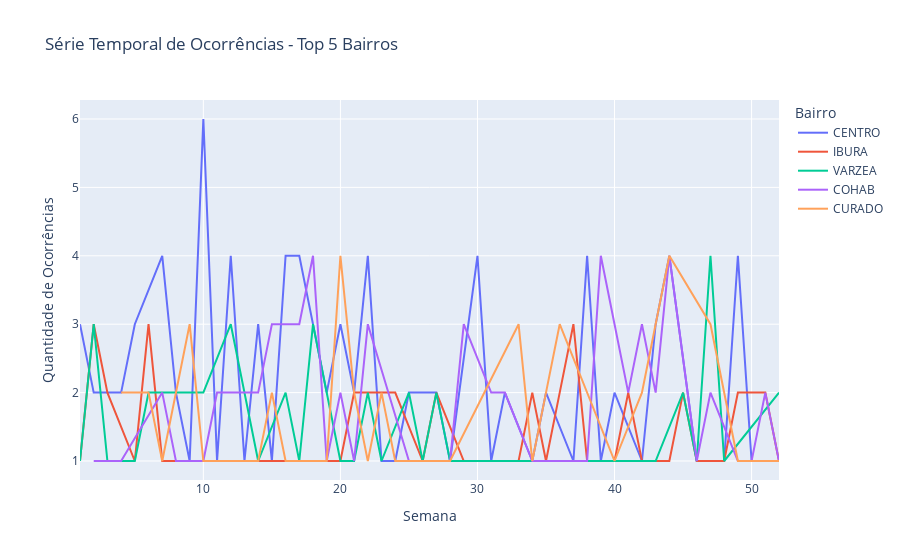

Notebook code for this chart:
### Code cell
# Identificar os 5 bairros com mais ocorrências
top_5_bairros = df1.groupby("neighborhood")["occurrence"].sum().sort_values(ascending=False).head(5).index.tolist()

# Filtrar dados apenas dos top 5 bairros
df_top5 = df1[df1["neighborhood"].isin(top_5_bairros)]

# Agrupar por semana e bairro
agrupado_serie = df_top5.groupby(["week", "neighborhood"])["occurrence"].sum().reset_index()

# Criar gráfico de série temporal
fig = px.line(agrupado_serie, 
              x='week', 
              y='occurrence', 
              color='neighborhood',
              title='Série Temporal de Ocorrências - Top 5 Bairros',
              labels={'week': 'Semana', 'occurrence': 'Quantidade de Ocorrências', 'neighborhood': 'Bairro'})
fig.show()

### Figure 1 — Plotly figure (JSON) as saved in the notebook; plotly's stock layout.template omitted (floating-point values rounded to 4 significant figures)
{"data": [{"hovertemplate": "Bairro=CENTRO<br>Semana=%{x}<br>Quantidade de Ocorrências=%{y}<extra></extra>", "legendgroup": "CENTRO", "line": {"color": "#636efa", "dash": "solid"}, "marker": {"symbol": "circle"}, "mode": "lines", "name": "CENTRO", "orientation": "v", "showlegend": true, "type": "scatter", "x": [1, 2, 4, 5, 7, 8, 9, 10, 11, 12, 13, 14, 15, 16, 17, 18, 19, 20, 21, 22, 23, 24, 25, 27, 28, 30, 31, 32, 34, 35, 37, 38, 39, 40, 42, 43, 44, 46, 47, 48, 49, 50], "xaxis": "x", "y": [3, 2, 2, 3, 4, 2, 1, 6, 1, 4, 1, 3, 1, 4, 4, 3, 2, 3, 2, 4, 1, 1, 2, 2, 1, 4, 1, 2, 1, 2, 1, 4, 1, 2, 1, 3, 4, 1, 1, 1, 4, 1], "yaxis": "y"}, {"hovertemplate": "Bairro=IBURA<br>Semana=%{x}<br>Quantidade de Ocorrências=%{y}<extra></extra>", "legendgroup": "IBURA", "line": {"color": "#EF553B", "dash": "solid"}, "marker": {"symbol": "circle"}, "mode": "lines", "name": "IBURA", "orientation": "v", "showlegend": true, "type": "scatter", "x": [1, 2, 3, 5, 6, 7, 8, 10, 13, 15, 16, 17, 18, 20, 21, 22, 24, 26, 27, 29, 30, 32, 33, 34, 35, 36, 37, 38, 40, 41, 42, 44, 45, 46, 48, 49, 51, 52], "xaxis": "x", "y": [1, 3, 2, 1, 3, 1, 1, 1, 1, 1, 1, 1, 1, 1, 2, 2, 2, 1, 2, 1, 1, 1, 1, 2, 1, 2, 3, 1, 1, 2, 1, 1, 2, 1, 1, 2, 2, 1], "yaxis": "y"}, {"hovertemplate": "Bairro=VARZEA<br>Semana=%{x}<br>Quantidade de Ocorrências=%{y}<extra></extra>", "legendgroup": "VARZEA", "line": {"color": "#00cc96", "dash": "solid"}, "marker": {"symbol": "circle"}, "mode": "lines", "name": "VARZEA", "orientation": "v", "showlegend": true, "type": "scatter", "x": [1, 2, 3, 4, 5, 6, 7, 10, 12, 14, 16, 17, 18, 19, 20, 21, 22, 23, 25, 26, 27, 28, 29, 30, 35, 36, 38, 40, 42, 43, 45, 46, 47, 48, 52], "xaxis": "x", "y": [1, 3, 1, 1, 1, 2, 2, 2, 3, 1, 2, 1, 3, 2, 1, 1, 2, 1, 2, 1, 2, 1, 1, 1, 1, 1, 1, 1, 1, 1, 2, 1, 4, 1, 2], "yaxis": "y"}, {"hovertemplate": "Bairro=COHAB<br>Semana=%{x}<br>Quantidade de Ocorrências=%{y}<extra></extra>", "legendgroup": "COHAB", "line": {"color": "#ab63fa", "dash": "solid"}, "marker": {"symbol": "circle"}, "mode": "lines", "name": "COHAB", "orientation": "v", "showlegend": true, "type": "scatter", "x": [2, 3, 4, 7, 8, 10, 11, 14, 15, 17, 18, 19, 20, 21, 22, 25, 26, 28, 29, 31, 32, 34, 38, 39, 40, 41, 42, 43, 44, 46, 47, 49, 50, 51, 52], "xaxis": "x", "y": [1, 1, 1, 2, 1, 1, 2, 2, 3, 3, 4, 1, 2, 1, 3, 1, 1, 1, 3, 2, 2, 1, 1, 4, 3, 2, 3, 2, 4, 1, 2, 1, 1, 2, 1], "yaxis": "y"}, {"hovertemplate": "Bairro=CURADO<br>Semana=%{x}<br>Quantidade de Ocorrências=%{y}<extra></extra>", "legendgroup": "CURADO", "line": {"color": "#FFA15A", "dash": "solid"}, "marker": {"symbol": "circle"}, "mode": "lines", "name": "CURADO", "orientation": "v", "showlegend": true, "type": "scatter", "x": [4, 5, 6, 7, 8, 9, 10, 14, 15, 16, 18, 19, 20, 21, 22, 23, 24, 25, 27, 28, 33, 34, 35, 36, 40, 42, 44, 47, 49, 52], "xaxis": "x", "y": [2, 2, 2, 1, 2, 3, 1, 1, 2, 1, 1, 1, 4, 2, 1, 2, 1, 1, 1, 1, 3, 1, 2, 3, 1, 2, 4, 3, 1, 1], "yaxis": "y"}], "layout": {"legend": {"title": {"text": "Bairro"}, "tracegroupgap": 0}, "title": {"text": "Série Temporal de Ocorrências - Top 5 Bairros"}, "xaxis": {"anchor": "y", "domain": [0, 1], "title": {"text": "Semana"}}, "yaxis": {"anchor": "x", "domain": [0, 1], "title": {"text": "Quantidade de Ocorrências"}}}}
